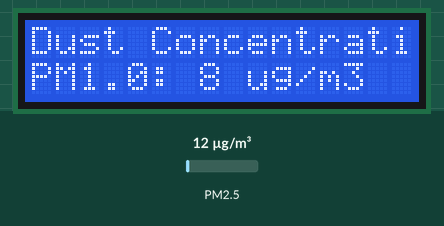
This sketch was run on a simulated Arduino Mega 2560, built with avr-gcc and run on an emulated ATmega2560. Parts: 16×2 character LCD. The inputs (shaded band) are chosen by the test bench; at power-on: PM2.5 12 µg/m³. What the sketch prints to the serial monitor is not drawn.

Above: at 4.2 s.
At 5.2 s:
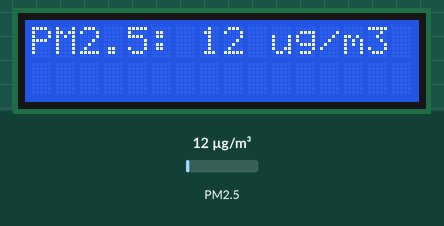
5.3 s: PM2.5 set to 6 µg/m³
At 7.9 s:
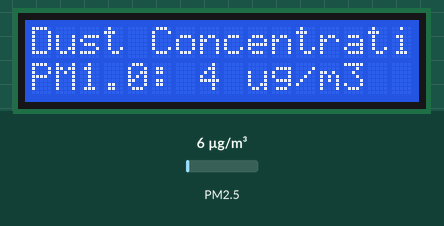
9.7 s: PM2.5 set to 75 µg/m³
At 10.6 s:
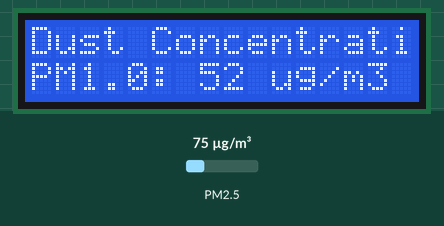
13.5 s: PM2.5 set to 150 µg/m³
At 16.8 s:
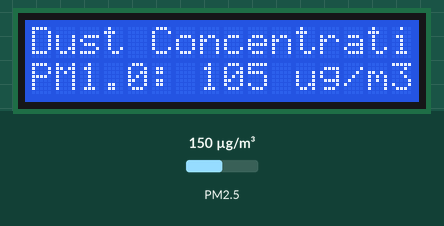
Timing chart, 0 to 18.3 s (numbered marks = the images above; inputs shaded):
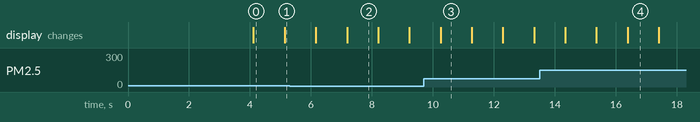

The sketch:

Test_PMS5003.ino
```cpp
#include "PMS.h"
#include "SoftwareSerial.h"
#include <Wire.h>
#include <LiquidCrystal_I2C.h>

// Inisialisasi Serial
SoftwareSerial Serial1(3, 2); // RX, TX

// Inisialisasi objek PMS dan LCD
PMS pms(Serial1);
PMS::DATA data;
LiquidCrystal_I2C lcd(0x27, 16, 2); // LCD 16x2 I2C dengan alamat 0x27

void setup()
{
  // Memulai komunikasi Serial
  Serial.begin(9600);
  Serial1.begin(9600);  // Memulai komunikasi dengan PMS

  // Memulai komunikasi LCD
  lcd.init();  // LCD 16x2
  lcd.backlight();   // Menghidupkan backlight LCD

  // Menampilkan pesan awal di LCD dan Serial Monitor
  lcd.setCursor(0, 0);
  lcd.print("Warming up...");
  Serial.println("Warming up...");
  delay(4000); // Menunggu sensor siap

  lcd.clear();
  Serial.println("Sensor siap!");
}

void loop()
{
  // Membaca data dari PMS
  if (pms.read(data))
  {
    // Menampilkan data di LCD
    lcd.clear();
    lcd.setCursor(0, 0);
    lcd.print("Dust Concentration");

    // Menampilkan PM1.0 pada baris pertama LCD
    lcd.setCursor(0, 1);
    lcd.print("PM1.0: ");
    lcd.print(data.PM_AE_UG_1_0);
    lcd.print(" ug/m3");

    // Menampilkan data di Serial Monitor
    Serial.print("Dust Concentration\n");
    Serial.print("PM1.0: ");
    Serial.print(data.PM_AE_UG_1_0);
    Serial.println(" ug/m3");

    delay(1000); // Menunggu 1 detik sebelum update

    // Menampilkan PM2.5 pada baris pertama LCD
    lcd.clear();
    lcd.setCursor(0, 0);
    lcd.print("PM2.5: ");
    lcd.print(data.PM_AE_UG_2_5);
    lcd.print(" ug/m3");

    // Menampilkan data di Serial Monitor
    Serial.print("PM2.5: ");
    Serial.print(data.PM_AE_UG_2_5);
    Serial.println(" ug/m3");

    delay(1000);

    // Menampilkan PM10 pada baris pertama LCD
    lcd.clear();
    lcd.setCursor(0, 0);
    lcd.print("PM10: ");
    lcd.print(data.PM_AE_UG_10_0);
    lcd.print(" ug/m3");

    // Menampilkan data di Serial Monitor
    Serial.print("PM10: ");
    Serial.print(data.PM_AE_UG_10_0);
    Serial.println(" ug/m3");

    delay(1000); // Menunggu 1 detik sebelum update lagi
  }
}
```

Measured:
- what the display in image 0 shows lasts 1.0 s, from 4.1 s to 5.1 s
